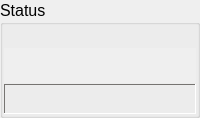
       <widget class="QGroupBox" name="groupBox_6" >
        <property name="maximumSize" >
         <size>
          <width>16777215</width>
          <height>16777215</height>
         </size>
        </property>
        <property name="font" >
         <font>
          <pointsize>12</pointsize>
         </font>
        </property>
        <property name="title" >
         <string>Status</string>
        </property>
        <layout class="QGridLayout" >
         <property name="leftMargin" >
          <number>1</number>
         </property>
         <property name="topMargin" >
          <number>1</number>
         </property>
         <property name="rightMargin" >
          <number>1</number>
         </property>
         <property name="bottomMargin" >
          <number>1</number>
         </property>
         <property name="horizontalSpacing" >
          <number>1</number>
         </property>
         <property name="verticalSpacing" >
          <number>1</number>
         </property>
         <item row="0" column="0" >
          <layout class="QVBoxLayout" >
           <property name="spacing" >
            <number>2</number>
           </property>
           <item>
            <layout class="QHBoxLayout" >
             <property name="spacing" >
              <number>0</number>
             </property>
             <item>
              <widget class="CAImageMbbi" name="s1_8" >
               <property name="minimumSize" >
                <size>
                 <width>10</width>
                 <height>20</height>
                </size>
               </property>
               <property name="maximumSize" >
                <size>
                 <width>40</width>
                 <height>30</height>
                </size>
               </property>
               <property name="layoutDirection" >
                <enum>Qt::LeftToRight</enum>
               </property>
               <property name="pvname" >
                <string>RTMON_STATUS</string>
               </property>
               <property name="dmode" stdset="0" >
                <enum>CAImageMbbi::TrueFalse</enum>
               </property>
               <property name="falsepxm" stdset="0" >
                <pixmap resource="../../DDS/bin/application.qrc" >:/images/DDS_MC_rect_off.png</pixmap>
               </property>
               <property name="truepxm" stdset="0" >
                <pixmap resource="../../DDS/bin/application.qrc" >:/images/DDS_MC_rect_on.png</pixmap>
               </property>
               <property name="index" >
                <number>1</number>
               </property>
              </widget>
             </item>
             <item>
              <widget class="CAImageMbbi" name="s1_9" >
               <property name="minimumSize" >
                <size>
                 <width>10</width>
                 <height>20</height>
                </size>
               </property>
               <property name="maximumSize" >
                <size>
                 <width>40</width>
                 <height>30</height>
                </size>
               </property>
               <property name="layoutDirection" >
                <enum>Qt::LeftToRight</enum>
               </property>
               <property name="pvname" >
                <string>RTMON_STATUS</string>
               </property>
               <property name="dmode" stdset="0" >
                <enum>CAImageMbbi::TrueFalse</enum>
               </property>
               <property name="falsepxm" stdset="0" >
                <pixmap resource="../../DDS/bin/application.qrc" >:/images/DDS_MC_rect_off.png</pixmap>
               </property>
               <property name="truepxm" stdset="0" >
                <pixmap resource="../../DDS/bin/application.qrc" >:/images/DDS_MC_rect_on.png</pixmap>
               </property>
               <property name="index" >
                <number>2</number>
               </property>
              </widget>
             </item>
             <item>
              <widget class="CAImageMbbi" name="s1_10" >
               <property name="minimumSize" >
                <size>
                 <width>10</width>
                 <height>20</height>
                </size>
               </property>
               <property name="maximumSize" >
                <size>
                 <width>40</width>
                 <height>30</height>
                </size>
               </property>
               <property name="layoutDirection" >
                <enum>Qt::LeftToRight</enum>
               </property>
               <property name="pvname" >
                <string>RTMON_STATUS</string>
               </property>
               <property name="dmode" stdset="0" >
                <enum>CAImageMbbi::TrueFalse</enum>
               </property>
               <property name="falsepxm" stdset="0" >
                <pixmap resource="../../DDS/bin/application.qrc" >:/images/DDS_MC_rect_off.png</pixmap>
               </property>
               <property name="truepxm" stdset="0" >
                <pixmap resource="../../DDS/bin/application.qrc" >:/images/DDS_MC_rect_on.png</pixmap>
               </property>
               <property name="index" >
                <number>3</number>
               </property>
              </widget>
             </item>
             <item>
              <widget class="CAImageMbbi" name="s1_11" >
               <property name="minimumSize" >
                <size>
                 <width>10</width>
                 <height>20</height>
                </size>
               </property>
               <property name="maximumSize" >
                <size>
                 <width>40</width>
                 <height>30</height>
                </size>
               </property>
               <property name="layoutDirection" >
                <enum>Qt::LeftToRight</enum>
               </property>
               <property name="pvname" >
                <string>RTMON_STATUS</string>
               </property>
               <property name="dmode" stdset="0" >
                <enum>CAImageMbbi::TrueFalse</enum>
               </property>
               <property name="falsepxm" stdset="0" >
                <pixmap resource="../../DDS/bin/application.qrc" >:/images/DDS_MC_rect_off.png</pixmap>
               </property>
               <property name="truepxm" stdset="0" >
                <pixmap resource="../../DDS/bin/application.qrc" >:/images/DDS_MC_rect_on.png</pixmap>
               </property>
               <property name="index" >
                <number>4</number>
               </property>
              </widget>
             </item>
             <item>
              <widget class="CAImageMbbi" name="s1_12" >
               <property name="minimumSize" >
                <size>
                 <width>10</width>
                 <height>20</height>
                </size>
               </property>
               <property name="maximumSize" >
                <size>
                 <width>40</width>
                 <height>30</height>
                </size>
               </property>
               <property name="layoutDirection" >
                <enum>Qt::LeftToRight</enum>
               </property>
               <property name="pvname" >
                <string>RTMON_STATUS</string>
               </property>
               <property name="dmode" stdset="0" >
                <enum>CAImageMbbi::TrueFalse</enum>
               </property>
               <property name="falsepxm" stdset="0" >
                <pixmap resource="../../DDS/bin/application.qrc" >:/images/DDS_MC_rect_off.png</pixmap>
               </property>
               <property name="truepxm" stdset="0" >
                <pixmap resource="../../DDS/bin/application.qrc" >:/images/DDS_MC_rect_on.png</pixmap>
               </property>
               <property name="index" >
                <number>5</number>
               </property>
              </widget>
             </item>
             <item>
              <widget class="CAImageMbbi" name="s1_13" >
               <property name="minimumSize" >
                <size>
                 <width>10</width>
                 <height>20</height>
                </size>
               </property>
               <property name="maximumSize" >
                <size>
                 <width>40</width>
                 <height>30</height>
                </size>
               </property>
               <property name="layoutDirection" >
                <enum>Qt::LeftToRight</enum>
               </property>
               <property name="pvname" >
                <string>RTMON_STATUS</string>
               </property>
               <property name="dmode" stdset="0" >
                <enum>CAImageMbbi::TrueFalse</enum>
               </property>
               <property name="falsepxm" stdset="0" >
                <pixmap resource="../../DDS/bin/application.qrc" >:/images/DDS_MC_rect_off.png</pixmap>
               </property>
               <property name="truepxm" stdset="0" >
                <pixmap resource="../../DDS/bin/application.qrc" >:/images/DDS_MC_rect_on.png</pixmap>
               </property>
               <property name="index" >
                <number>6</number>
               </property>
              </widget>
             </item>
            </layout>
           </item>
           <item>
            <widget class="CALabel" name="s1_14" >
             <property name="minimumSize" >
              <size>
               <width>100</width>
               <height>35</height>
              </size>
             </property>
             <property name="maximumSize" >
              <size>
               <width>16777215</width>
               <height>50</height>
              </size>
             </property>
             <property name="palette" >
              <palette>
               <active>
                <colorrole role="WindowText" >
                 <brush brushstyle="SolidPattern" >
                  <color alpha="255" >
                   <red>0</red>
                   <green>0</green>
                   <blue>0</blue>
                  </color>
                 </brush>
                </colorrole>
               </active>
               <inactive>
                <colorrole role="WindowText" >
                 <brush brushstyle="SolidPattern" >
                  <color alpha="255" >
                   <red>0</red>
                   <green>0</green>
                   <blue>0</blue>
                  </color>
                 </brush>
                </colorrole>
               </inactive>
               <disabled>
                <colorrole role="WindowText" >
                 <brush brushstyle="SolidPattern" >
                  <color alpha="255" >
                   <red>115</red>
                   <green>115</green>
                   <blue>115</blue>
                  </color>
                 </brush>
                </colorrole>
               </disabled>
              </palette>
             </property>
             <property name="font" >
              <font>
               <pointsize>12</pointsize>
               <weight>75</weight>
               <bold>true</bold>
              </font>
             </property>
             <property name="autoFillBackground" >
              <bool>true</bool>
             </property>
             <property name="alignment" >
              <set>Qt::AlignCenter</set>
             </property>
             <property name="wordWrap" >
              <bool>true</bool>
             </property>
             <property name="indent" >
              <number>5</number>
             </property>
             <property name="pvname" >
              <string>RTMON_STATUS</string>
             </property>
             <property name="dmode" stdset="0" >
              <enum>CALabel::Choice</enum>
             </property>
             <property name="cmode" stdset="0" >
              <enum>CALabel::Alarm</enum>
             </property>
             <property name="ttdmode" stdset="0" >
              <enum>CALabel::Show</enum>
             </property>
             <property name="dbrequest" stdset="0" >
              <enum>CALabel::DBRGSTR</enum>
             </property>
             <property name="messages" stdset="0" >
              <stringlist/>
             </property>
            </widget>
           </item>
          </layout>
         </item>
         <item row="1" column="0" >
          <widget class="CALabel" name="caLabel_97" >
           <property name="minimumSize" >
            <size>
             <width>0</width>
             <height>30</height>
            </size>
           </property>
           <property name="palette" >
            <palette>
             <active>
              <colorrole role="WindowText" >
               <brush brushstyle="SolidPattern" >
                <color alpha="255" >
                 <red>0</red>
                 <green>0</green>
                 <blue>0</blue>
                </color>
               </brush>
              </colorrole>
              <colorrole role="Button" >
               <brush brushstyle="SolidPattern" >
                <color alpha="255" >
                 <red>237</red>
                 <green>233</green>
                 <blue>227</blue>
                </color>
               </brush>
              </colorrole>
              <colorrole role="Light" >
               <brush brushstyle="SolidPattern" >
                <color alpha="255" >
                 <red>255</red>
                 <green>255</green>
                 <blue>255</blue>
                </color>
               </brush>
              </colorrole>
              <colorrole role="Midlight" >
               <brush brushstyle="SolidPattern" >
                <color alpha="255" >
                 <red>246</red>
                 <green>244</green>
                 <blue>241</blue>
                </color>
               </brush>
              </colorrole>
              <colorrole role="Dark" >
               <brush brushstyle="SolidPattern" >
                <color alpha="255" >
                 <red>118</red>
                 <green>116</green>
                 <blue>113</blue>
                </color>
               </brush>
              </colorrole>
              <colorrole role="Mid" >
               <brush brushstyle="SolidPattern" >
                <color alpha="255" >
                 <red>158</red>
                 <green>155</green>
                 <blue>151</blue>
                </color>
               </brush>
              </colorrole>
              <colorrole role="Text" >
               <brush brushstyle="SolidPattern" >
                <color alpha="255" >
                 <red>0</red>
                 <green>0</green>
                 <blue>0</blue>
                </color>
               </brush>
              </colorrole>
              <colorrole role="BrightText" >
               <brush brushstyle="SolidPattern" >
                <color alpha="255" >
                 <red>255</red>
                 <green>255</green>
                 <blue>255</blue>
                </color>
               </brush>
              </colorrole>
              <colorrole role="ButtonText" >
               <brush brushstyle="SolidPattern" >
                <color alpha="255" >
                 <red>0</red>
                 <green>0</green>
                 <blue>0</blue>
                </color>
               </brush>
              </colorrole>
              <colorrole role="Base" >
               <brush brushstyle="SolidPattern" >
                <color alpha="255" >
                 <red>255</red>
                 <green>255</green>
                 <blue>255</blue>
                </color>
               </brush>
              </colorrole>
              <colorrole role="Window" >
               <brush brushstyle="SolidPattern" >
                <color alpha="255" >
                 <red>237</red>
                 <green>233</green>
                 <blue>227</blue>
                </color>
               </brush>
              </colorrole>
              <colorrole role="Shadow" >
               <brush brushstyle="SolidPattern" >
                <color alpha="255" >
                 <red>0</red>
                 <green>0</green>
                 <blue>0</blue>
                </color>
               </brush>
              </colorrole>
              <colorrole role="AlternateBase" >
               <brush brushstyle="SolidPattern" >
                <color alpha="255" >
                 <red>246</red>
                 <green>244</green>
                 <blue>241</blue>
                </color>
               </brush>
              </colorrole>
             </active>
             <inactive>
              <colorrole role="WindowText" >
               <brush brushstyle="SolidPattern" >
                <color alpha="255" >
                 <red>0</red>
                 <green>0</green>
                 <blue>0</blue>
                </color>
               </brush>
              </colorrole>
              <colorrole role="Button" >
               <brush brushstyle="SolidPattern" >
                <color alpha="255" >
                 <red>237</red>
                 <green>233</green>
                 <blue>227</blue>
                </color>
               </brush>
              </colorrole>
              <colorrole role="Light" >
               <brush brushstyle="SolidPattern" >
                <color alpha="255" >
                 <red>255</red>
                 <green>255</green>
                 <blue>255</blue>
                </color>
               </brush>
              </colorrole>
              <colorrole role="Midlight" >
               <brush brushstyle="SolidPattern" >
                <color alpha="255" >
                 <red>246</red>
                 <green>244</green>
                 <blue>241</blue>
                </color>
               </brush>
              </colorrole>
              <colorrole role="Dark" >
               <brush brushstyle="SolidPattern" >
                <color alpha="255" >
                 <red>118</red>
                 <green>116</green>
                 <blue>113</blue>
                </color>
               </brush>
              </colorrole>
              <colorrole role="Mid" >
               <brush brushstyle="SolidPattern" >
                <color alpha="255" >
                 <red>158</red>
                 <green>155</green>
                 <blue>151</blue>
                </color>
               </brush>
              </colorrole>
              <colorrole role="Text" >
               <brush brushstyle="SolidPattern" >
                <color alpha="255" >
                 <red>0</red>
                 <green>0</green>
                 <blue>0</blue>
                </color>
               </brush>
              </colorrole>
              <colorrole role="BrightText" >
               <brush brushstyle="SolidPattern" >
                <color alpha="255" >
                 <red>255</red>
                 <green>255</green>
                 <blue>255</blue>
                </color>
               </brush>
              </colorrole>
              <colorrole role="ButtonText" >
               <brush brushstyle="SolidPattern" >
                <color alpha="255" >
                 <red>0</red>
                 <green>0</green>
                 <blue>0</blue>
                </color>
               </brush>
              </colorrole>
              <colorrole role="Base" >
               <brush brushstyle="SolidPattern" >
                <color alpha="255" >
                 <red>255</red>
                 <green>255</green>
                 <blue>255</blue>
                </color>
               </brush>
              </colorrole>
              <colorrole role="Window" >
               <brush brushstyle="SolidPattern" >
                <color alpha="255" >
                 <red>237</red>
                 <green>233</green>
                 <blue>227</blue>
                </color>
               </brush>
              </colorrole>
              <colorrole role="Shadow" >
               <brush brushstyle="SolidPattern" >
                <color alpha="255" >
                 <red>0</red>
                 <green>0</green>
                 <blue>0</blue>
                </color>
               </brush>
              </colorrole>
              <colorrole role="AlternateBase" >
               <brush brushstyle="SolidPattern" >
                <color alpha="255" >
                 <red>246</red>
                 <green>244</green>
                 <blue>241</blue>
                </color>
               </brush>
              </colorrole>
             </inactive>
             <disabled>
              <colorrole role="WindowText" >
               <brush brushstyle="SolidPattern" >
                <color alpha="255" >
                 <red>118</red>
                 <green>116</green>
                 <blue>113</blue>
                </color>
               </brush>
              </colorrole>
              <colorrole role="Button" >
               <brush brushstyle="SolidPattern" >
                <color alpha="255" >
                 <red>237</red>
                 <green>233</green>
                 <blue>227</blue>
                </color>
               </brush>
              </colorrole>
              <colorrole role="Light" >
               <brush brushstyle="SolidPattern" >
                <color alpha="255" >
                 <red>255</red>
                 <green>255</green>
                 <blue>255</blue>
                </color>
               </brush>
              </colorrole>
              <colorrole role="Midlight" >
               <brush brushstyle="SolidPattern" >
                <color alpha="255" >
                 <red>246</red>
                 <green>244</green>
                 <blue>241</blue>
                </color>
               </brush>
              </colorrole>
              <colorrole role="Dark" >
               <brush brushstyle="SolidPattern" >
                <color alpha="255" >
                 <red>118</red>
                 <green>116</green>
                 <blue>113</blue>
                </color>
               </brush>
              </colorrole>
              <colorrole role="Mid" >
               <brush brushstyle="SolidPattern" >
                <color alpha="255" >
                 <red>158</red>
                 <green>155</green>
                 <blue>151</blue>
                </color>
               </brush>
              </colorrole>
              <colorrole role="Text" >
               <brush brushstyle="SolidPattern" >
                <color alpha="255" >
                 <red>118</red>
                 <green>116</green>
                 <blue>113</blue>
                </color>
               </brush>
              </colorrole>
              <colorrole role="BrightText" >
               <brush brushstyle="SolidPattern" >
                <color alpha="255" >
                 <red>255</red>
                 <green>255</green>
                 <blue>255</blue>
                </color>
               </brush>
              </colorrole>
              <colorrole role="ButtonText" >
               <brush brushstyle="SolidPattern" >
                <color alpha="255" >
                 <red>118</red>
                 <green>116</green>
                 <blue>113</blue>
                </color>
               </brush>
              </colorrole>
              <colorrole role="Base" >
               <brush brushstyle="SolidPattern" >
                <color alpha="255" >
                 <red>237</red>
                 <green>233</green>
                 <blue>227</blue>
                </color>
               </brush>
              </colorrole>
              <colorrole role="Window" >
               <brush brushstyle="SolidPattern" >
                <color alpha="255" >
                 <red>237</red>
                 <green>233</green>
                 <blue>227</blue>
                </color>
               </brush>
              </colorrole>
              <colorrole role="Shadow" >
               <brush brushstyle="SolidPattern" >
                <color alpha="255" >
                 <red>0</red>
                 <green>0</green>
                 <blue>0</blue>
                </color>
               </brush>
              </colorrole>
              <colorrole role="AlternateBase" >
               <brush brushstyle="SolidPattern" >
                <color alpha="255" >
                 <red>237</red>
                 <green>233</green>
                 <blue>227</blue>
                </color>
               </brush>
              </colorrole>
             </disabled>
            </palette>
           </property>
           <property name="autoFillBackground" >
            <bool>false</bool>
           </property>
           <property name="frameShape" >
            <enum>QFrame::Panel</enum>
           </property>
           <property name="frameShadow" >
            <enum>QFrame::Sunken</enum>
           </property>
           <property name="pvname" >
            <string>RTMON_ERROR_STRING</string>
           </property>
           <property name="dbrequest" stdset="0" >
            <enum>CALabel::DBRGSTR</enum>
           </property>
          </widget>
         </item>
        </layout>
       </widget>
